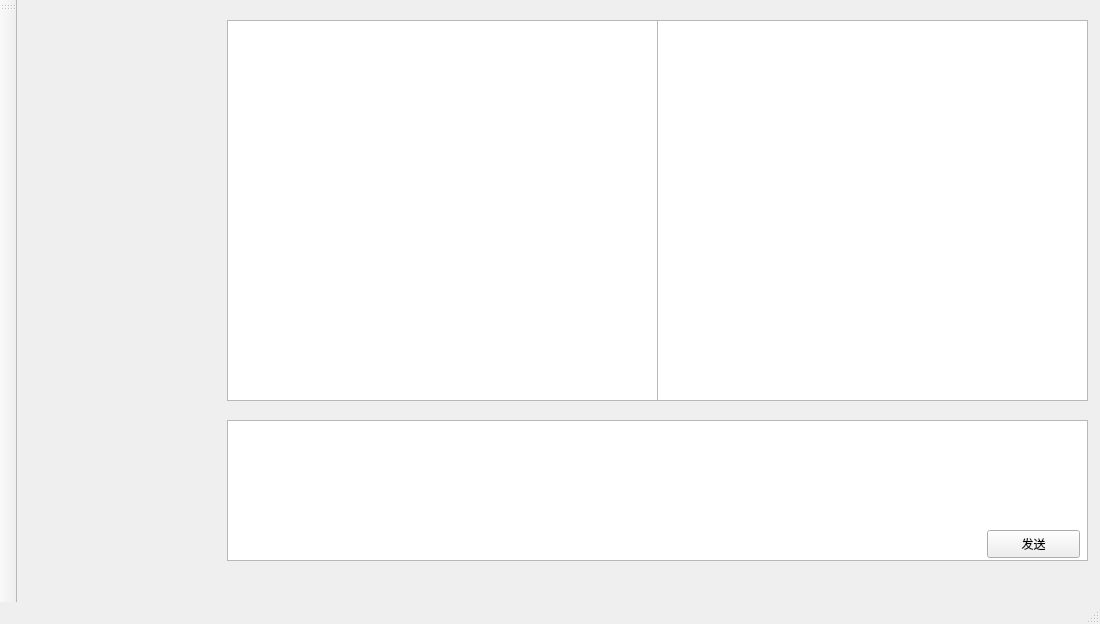
<?xml version="1.0" encoding="UTF-8"?>
<ui version="4.0">
 <class>Chat</class>
 <widget class="QMainWindow" name="Chat">
  <property name="geometry">
   <rect>
    <x>0</x>
    <y>0</y>
    <width>1100</width>
    <height>624</height>
   </rect>
  </property>
  <property name="windowTitle">
   <string>MainWindow</string>
  </property>
  <widget class="QWidget" name="centralwidget">
   <widget class="QTextEdit" name="textEdit">
    <property name="geometry">
     <rect>
      <x>210</x>
      <y>420</y>
      <width>861</width>
      <height>141</height>
     </rect>
    </property>
   </widget>
   <widget class="QTextBrowser" name="textBrowser">
    <property name="geometry">
     <rect>
      <x>210</x>
      <y>20</y>
      <width>431</width>
      <height>381</height>
     </rect>
    </property>
   </widget>
   <widget class="QTextBrowser" name="textBrowser_2">
    <property name="geometry">
     <rect>
      <x>640</x>
      <y>20</y>
      <width>431</width>
      <height>381</height>
     </rect>
    </property>
   </widget>
   <widget class="QPushButton" name="pushButton">
    <property name="geometry">
     <rect>
      <x>970</x>
      <y>530</y>
      <width>93</width>
      <height>28</height>
     </rect>
    </property>
    <property name="text">
     <string>发送</string>
    </property>
   </widget>
  </widget>
  <widget class="QMenuBar" name="menubar">
   <property name="geometry">
    <rect>
     <x>0</x>
     <y>0</y>
     <width>1100</width>
     <height>26</height>
    </rect>
   </property>
  </widget>
  <widget class="QStatusBar" name="statusbar"/>
  <widget class="QToolBar" name="toolBar">
   <property name="windowTitle">
    <string>toolBar</string>
   </property>
   <attribute name="toolBarArea">
    <enum>LeftToolBarArea</enum>
   </attribute>
   <attribute name="toolBarBreak">
    <bool>false</bool>
   </attribute>
  </widget>
 </widget>
 <resources/>
 <connections/>
</ui>
